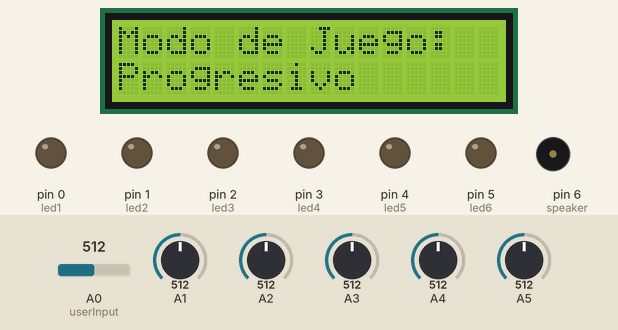
The sketch below on a simulated Arduino Uno, built with avr-gcc and run on an emulated ATmega328P. Parts: 16×2 character LCD, output pins drawn as LEDs (lit = HIGH), buzzer (waves = sounding). Inputs (shaded band) come from the test bench; at power-on: A0 (userInput) = 512, A1 = 512, A2 = 512, A3 = 512, A4 = 512, A5 = 512. Random numbers use the default seed unless the sketch sets one.

Above: at 8.8 s.
8.9 s: A0 (userInput) set to 306
At 11.2 s:
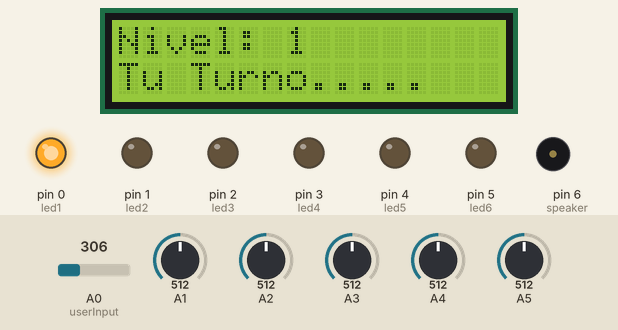
At 12.0 s:
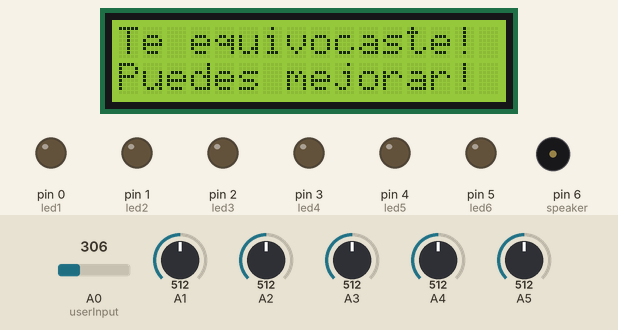
12.2 s: A1 set to 306
17.3 s: A2 set to 40
21.0 s: A1 set to 992
At 26.0 s:
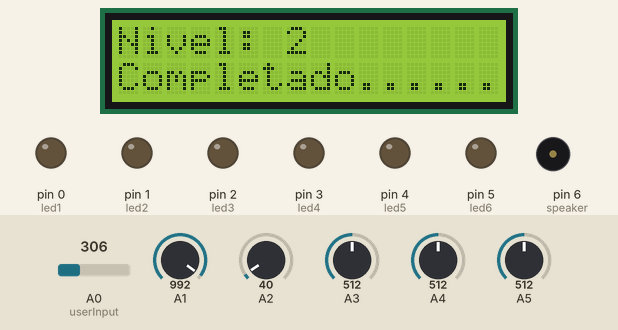
29.4 s: A1 set to 1010
35.6 s: A3 set to 716
At 42.1 s:
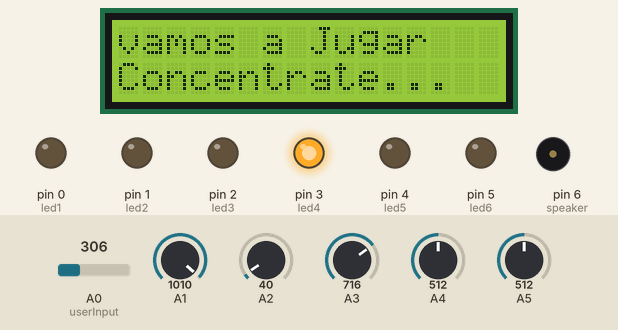
Timing chart, 0 to 44.4 s (numbered marks = the images above; inputs shaded):
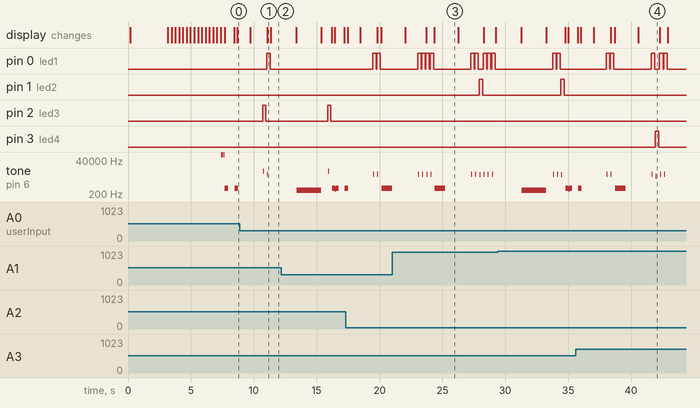

Measured:
- after the input at 8.9 s, pin 2 (led3): LOW → HIGH after 1.8 s, → LOW 0.27 s later
- after the input at 21.0 s, pin 1 (led2): LOW → HIGH after 6.9 s, → LOW 0.28 s later
- after the input at 35.6 s, pin 3 (led4): LOW → HIGH after 6.3 s, → LOW 0.29 s later
- by itself, tone on pin 6 (speaker): plays 504 Hz for 0.28 s, 4366 Hz for 0.04 s, 4366 Hz for 0.04 s, 504 Hz for 0.84 s, 4366 Hz for 0.04 s, 3300 Hz for 0.04 s … (8 notes in this stretch)
- what the display in image 3 shows lasts 1.9 s, from 24.4 s to 26.3 s
- what the display in image 4 shows lasts 1.7 s, from 40.6 s to 42.3 s

The sketch:

simon.ino
```cpp
#include <LiquidCrystal.h>

//initialise the library with the numbers of the interface pins
LiquidCrystal lcd(12,11,10,9,8,7);

int userInput = 0;      //Analog pin for user input from buttons
int led1 = 0;           //LED 1
int led2 = 1;           //LED 2
int led3 = 2;           //LED 3
int led4 = 3;           //LED 2
int led5 = 4;           //LED 3
int led6 = 5;           //LED 4
int speaker = 6;        //Speaker

//Game Stats
boolean started = false;    //Has the game started yet
boolean gameover = false;   //Has the game ended
int level = 0;              //What level is the user on (Score at end = level -1)

int gameMode = 0;           //Which game mode is being used
                            // 1 = Progressive
                            // 2 = Random

boolean soundEnabled = true;  //Is the sound enabled or not

int lastLevelSeq[50];        //The sequence for the steps used in progressive mode previous level
                             //Also used by game over to replay correct sequence back
                             //Nobody can get passed 50, surely!

//Setup Routine
void setup()
{
  pinMode(led1, OUTPUT);
  pinMode(led2, OUTPUT);
  pinMode(led3, OUTPUT);
  pinMode(led4, OUTPUT);
  pinMode(led5, OUTPUT);
  pinMode(led6, OUTPUT);
  pinMode(speaker, OUTPUT);

  //Set up the LCD Col and Row count
  lcd.begin(16,2);
  delay(100);
  lcd.clear();
  lcd.print("Hola!");
  lcd.setCursor(0,1);
  lcd.print("Diviertete Jugando :)");
  delay(3000);
  for (int i = 0; i < 14; i++)
    {
    lcd.scrollDisplayLeft();
    delay(300);
    }
  lcd.clear();
  lcd.print("Iniciando...");
  for (int i = 1; i<7; i++)
  {
    if (i<5)
    {
      lightLed(i);    //Light each LED
    }
      playTone(i+500/i);    //Play each tone used
      lightLed(0);    //Clear the LED's
  }
}

  void loop()
  {
  	getButtonPressed();
  lcd.clear();
  lcd.print("A Jugar !");
  lcd.setCursor(0,1);
  lcd.print("Pulsa un Boton");
    while (started == false)
    {
      if (getButtonPressed() > 0)
      {
        playTone(5);
        started=true;
      }
    }

    //Clear the previous game Last Level Steps
    for (int s=0; s < 50; s++)
    {
      lastLevelSeq[s] = 0;
    }

     delay(500);

     // Select Game Mode Here
     lcd.clear();
     lcd.print("Menu:");

     while (gameMode == 0)
    {
     lcd.setCursor(0,1);
     lcd.print("1=modo1 2=modo2 3=mute");

      switch (getButtonPressed())
      {
      case 1:
        if (soundEnabled)
        {
          playTone(5);
        }
        gameMode = 1;
        lcd.clear();
        lcd.print("Modo de Juego:");
        lcd.setCursor(0,1);
        lcd.print("Progresivo");
        break;

      case 2:
        if (soundEnabled)
        {
          playTone(5);
        }

        gameMode = 2;
        lcd.clear();
        lcd.print("Modo de Juego:");
        lcd.setCursor(0,1);
        lcd.print("Aleatorio");
        break;

      case 3:
        soundEnabled = (!soundEnabled);
        lcd.setCursor(0,1);

        if (soundEnabled)
        {
          lcd.print("Audio: ON  ");
          playTone(5);
        }
        else
        {
         lcd.print("Audio: OFF ");
        }
        delay(1000);
        break;
      }
    }

    delay(1000);

     //Set start level
     level =1;

    while (gameover == false)
    {
      if (doLevel(level)==true)
        {
          //Level Correct, increment Level and repeat
          lcd.clear();
          lcd.print("Nivel: "); lcd.print(level);
          lcd.setCursor(0,1);
          lcd.print("Completado......");

          if (soundEnabled)
          {
            //play level correct sound
            for (int i =0; i < 3; i++)
            {
              playTone(5);
              delay(50);
            }
          }
          else
          {
            delay(125);
          }
          delay(1000);    //Delay so user can see level completed message
          level++;        //Set next level
        }
       else
      {
       //Level Wrong, set game over
       gameover = true;
      }
    }

    if (gameover == true)
    {
      lcd.clear();
      lcd.print("Te equivocaste!");
      lcd.setCursor(0,1);
      lcd.print("Puedes mejorar!");
      delay(2000);
      lcd.clear();
      lcd.print("Puntaje: ");
      lcd.setCursor(0,1);
      lcd.print(level-1);

      if (soundEnabled)
      {
        for (int i = 0; i < 5; i++)
        {
          playTone(6);
          delay(50);
        }
      }
      else
      {
        delay(125);
      }
    }

      //Playback the correct sequence
      lcd.clear();
      lcd.print("Sequence");
      lcd.setCursor(0,1);
      lcd.print("should have been");
      delay(500);
      for(int s=0; s < level; s++)
      {
        playStep(lastLevelSeq[s]);
        //lightLed(lastLevelSeq[s]);
        //playTone(lastLevelSeq[s]);
        //lightLed(0);
        //delay(250);
      }

      lcd.clear();
      lcd.print("Your Score: "); lcd.print(level-1);
      lcd.setCursor(0,1);
      lcd.print("PRESS ANY BUTTON");

      //Wait for user
      while (gameover == true)
      {
       if (getButtonPressed() > 0)
        {
        level = 0;

        if (soundEnabled)
        {
          playTone(5);
        }
        gameover = false;
        started = false;
        gameMode = 0;
        }
      }
    }

   /*
  Read the analog input and determine which button is pressed
  */
  int getButtonPressed()
  {
    int userValue = 0;      // What is the pushbutton resistor matrix value
    userValue = analogRead(userInput);

    int buttonPressed = 0;

    if (userValue > 1000)
    {
      buttonPressed = 0;      //No Button Pressed
    }
    if (userValue < 600)
    {
      buttonPressed = 6;      // Maybe Button 4 still to check others
    }
    if (userValue < 700)
    {
      buttonPressed = 5;      // Maybe Button 4 still to check others
    }
    if (userValue < 800)
    {
      buttonPressed = 4;      // Maybe Button 4 still to check others
    }
    if (userValue < 830)
    {
      buttonPressed = 3;      // Maybe Button 3 still to check others
    }
    if (userValue < 860)
    {
      buttonPressed = 2;      // Maybe Button 2 still to check last one
    }
    if (userValue < 890)
    {
      buttonPressed = 1;      // Done Checking buttons
    }
    return buttonPressed;
  }

  /*
  This will light the led, play the tone, switch off the led
  */
  void playStep(int number)
  {
    lightLed(number);
    if (soundEnabled)
    {
      playTone(number);
    }
    else
    {
      delay(100);
    }
    delay(250);
    lightLed(0);
  }


  /*
  Light the Relevant LED
  param led = which LED to light
  */
  void lightLed(int led)
  {
    switch (led)
    {
    case 0:
      digitalWrite(led1,LOW);          //Set all the LEDs off
      digitalWrite(led2,LOW);
      digitalWrite(led3,LOW);
      digitalWrite(led4,LOW);
      digitalWrite(led5,LOW);
      digitalWrite(led6,LOW);
      delay(50);                      //Give time for the LED to go
      break;
    case 1:
      digitalWrite(led1,HIGH);        //LED 1 on
      break;
    case 2:
      digitalWrite(led2,HIGH);        //LED 2 on
      break;
    case 3:
      digitalWrite(led3,HIGH);        //LED 3 on
      break;
    case 4:
      digitalWrite(led4,HIGH);        //LED 4 on
      break;
    case 5:
      digitalWrite(led4,HIGH);        //LED 4 on
      break;
    case 6:
      digitalWrite(led4,HIGH);        //LED 4 on
      break;
    }
  }

  /*
  Play the tones for the game
  param tone = which tone to play
  tone 1 to 4 are the button tones
  tone 5 is level correct tone / start tone (any button pressed)
  tone 6 is level wrong and game over tone
  */
  void playTone(int tone)
  {
      int tones[8] = { 110, 123, 65, 147, 988, 1397, 500, 3000};
      for (long i = 0; i < 125; i++)
      {
        //generate a square wave
        digitalWrite(speaker, HIGH);
        delayMicroseconds(tones[tone-1]);
        digitalWrite(speaker, LOW);
        delayMicroseconds(tones[tone-1]);
      }
  }

/*
This is the actual game level.
Return TRUE if success or FALSE if fail
*/
boolean doLevel(int level)
{
  int steps[level];                //Which steps the user must match
  int userStep = 0;                //Which button has the user pressed
  int userLength =0;               //How many steps has the user entered
  boolean levelPass = false;       //Level was won or lost
  boolean inProgress = true;       //Level currently running

  //Display a message to the user that the Arduino is doing its bit
  lcd.clear();
  lcd.print("vamos a Jugar");
  lcd.setCursor(0,1);
  lcd.print("Concentrate...");
  delay(1000);                    //Add a delay

  //Seed the random number generator
  randomSeed(analogRead(0) + analogRead(1) + analogRead(2)+ analogRead(3)+analogRead(4)+analogRead(5));

  //The steps to be played are dependent on gameMode
  //Setup the steps based on which mode we are playing

  if (gameMode == 1)
  {
     //Progressive
     //Get last level
     for (int s=0; s < level; s++)
     {
       if (level > 1)
       {
         // Can only copy if higher than level 1
         steps[s] = lastLevelSeq[s];
       }
       //Add new step
       steps[level-1] = (int)random(1,5);
     }
  }
  if (gameMode == 2)
  {
     //Random
    for (int s=0; s < level; s++)
    {
      steps[s] = (int)random(1,5);
    }
  }

     //Copy back to last level for next time and gameOver
     for (int s=0; s < level; s++)
     {
       lastLevelSeq[s] = steps[s];
     }

  //Play the steps
  for (int s=0; s < level; s++)
  {
    playStep(steps[s]);
    //lightLed(steps[s]);        //Light the led for the step from the sequence
    //playTone(steps[s]);        //Play the step tone from the sequence
    //lightLed(0);               //Turn off the LEDs
  }

  //Display user turn message
  lcd.clear();
  lcd.print("Nivel: "); lcd.print(level);
  lcd.setCursor(0,1);
  lcd.print("Tu Turno.....");

  while (inProgress)
  {
    //Get the user input
   userStep = getButtonPressed();
   if (userStep >0)
   {
     userLength++;
     playStep(userStep);

     //lightLed(userStep);
     //playTone(userStep);
     //lightLed(0);

     //Check the user input against the sequence
     if (steps[userLength-1] == userStep)
     {
       //Correct button pressed, check if sequence still to complete
       if (userLength ==level)
       {
         //finished the sequence
         inProgress = false;
         levelPass = true;
       }
     }
     else
     {
       //wrong button pressed
       inProgress = false;
       levelPass = false;
     }
    }
  }
  return levelPass;
}
```
